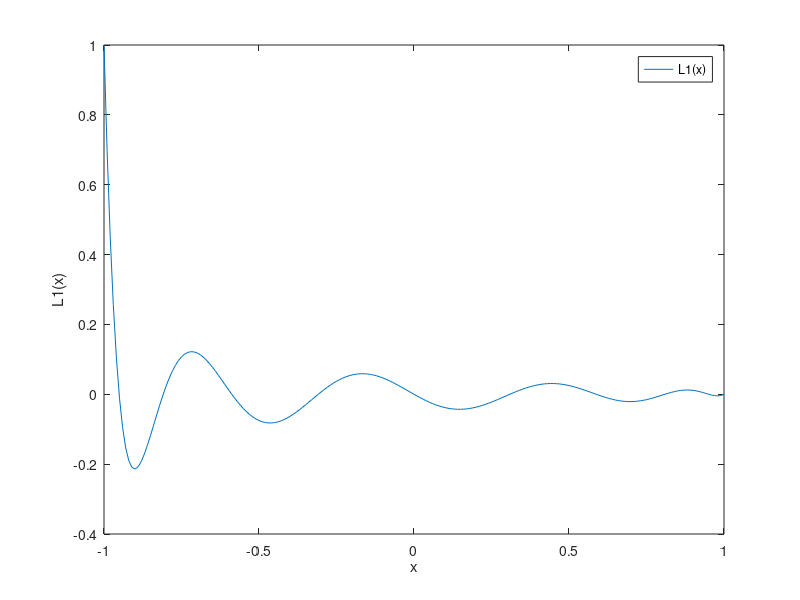
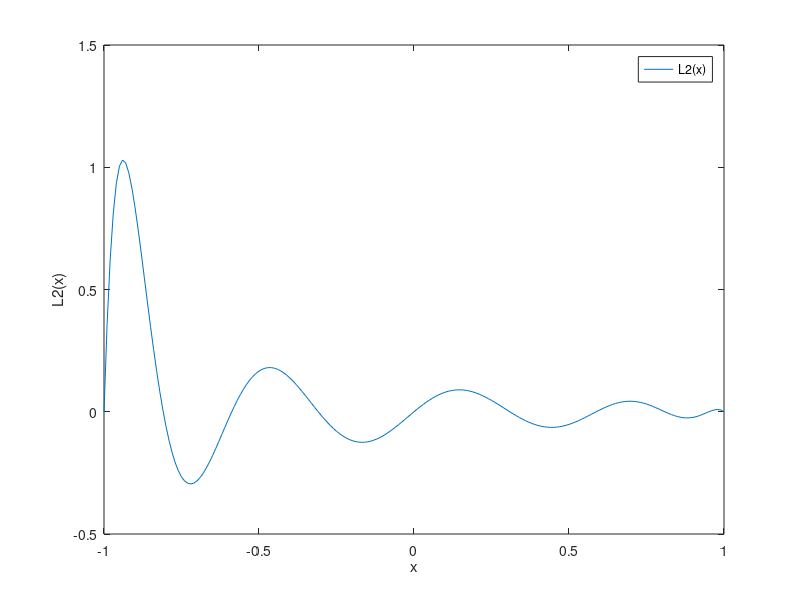
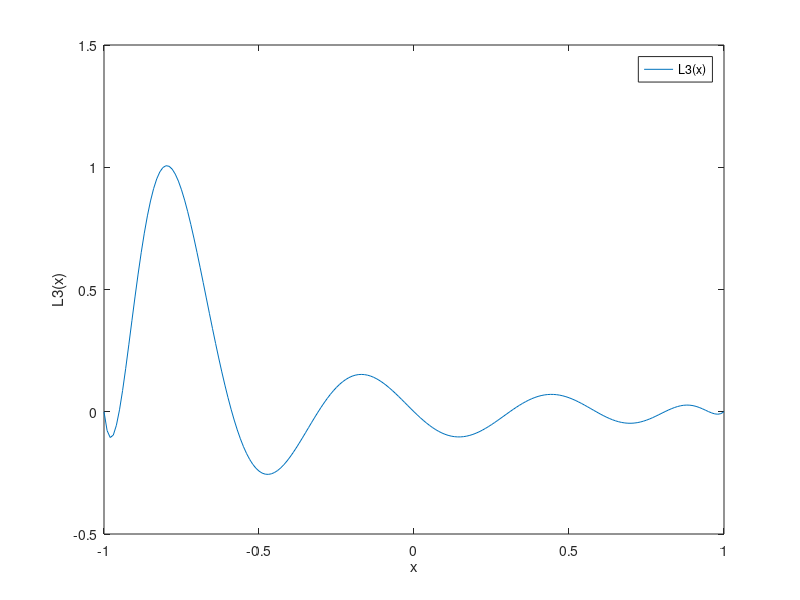
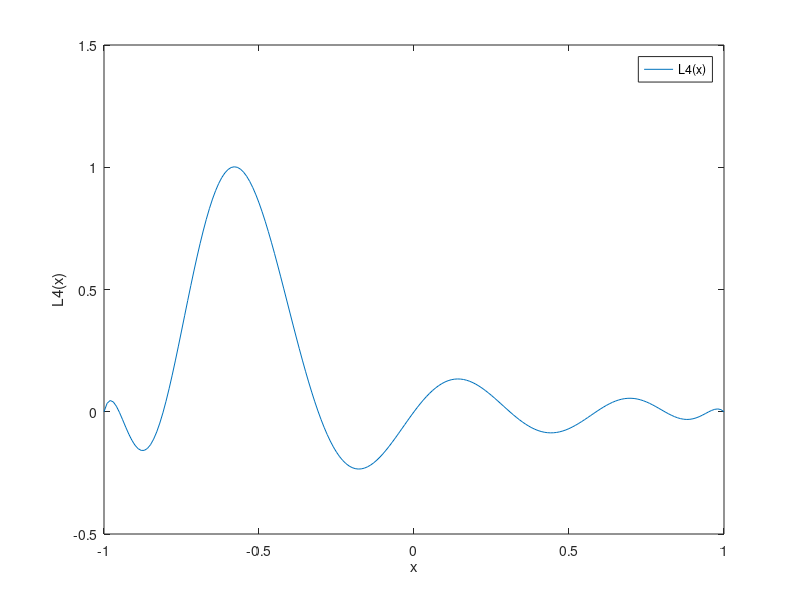

The MATLAB script that drew these images, in order:
clear all
clc
#--------draw L(x) function-----------------
function [y_ref] = lagrange (x_ref, x, y, nsize)
  y_ref = 0;
  #the definition of L(x)
  for j = 1:nsize
    Lj = 1;
    for i = 1:nsize
      if i == j 
        continue
      endif
      Lj .*= (x_ref - x(i)) / (x(j) - x(i));#.*= means do *= to every element
    endfor
    figure(j) #name a diagram
    plot(x_ref,Lj) #draw the diagram
    xlabel("x"); #name the x axis
    lname = strcat("L", dec2base(j, 10), "(x)"); #create name of Lj(x)
    ylabel(lname); #name the y axis
    legend(lname); #name the a line
    y_ref += Lj * y(j); #create P(x_ref)
  endfor
endfunction
#--------------------------------------

#-----------GET DATA-------------------
#read the data in hw1AB
rawdata = textread("hw1CD.dat");

#transfrom the data into a matrix
point = reshape(rawdata, 2, []);

#check the size of point
psize = size(point);
data_size = psize(2)-1;

#declare x and y to store all the point(point known already)
xi = zeros(1, data_size);
yi = zeros(1, data_size);

#load the data onto xj and yj
for i = 1:data_size
  xi(i) = point(1,i+1);
  yi(i) = point(2,i+1);
endfor
#--------------------------------------

#-------------draw P(x)----------------
x_ref = xi(1) : 0.01 : xi(data_size);
px = lagrange(x_ref, xi, yi, data_size);
figure(data_size+1)
plot(x_ref, px)
xlabel("x");
ylabel("P(x)");
legend("P(x)");
#-------------------------------------